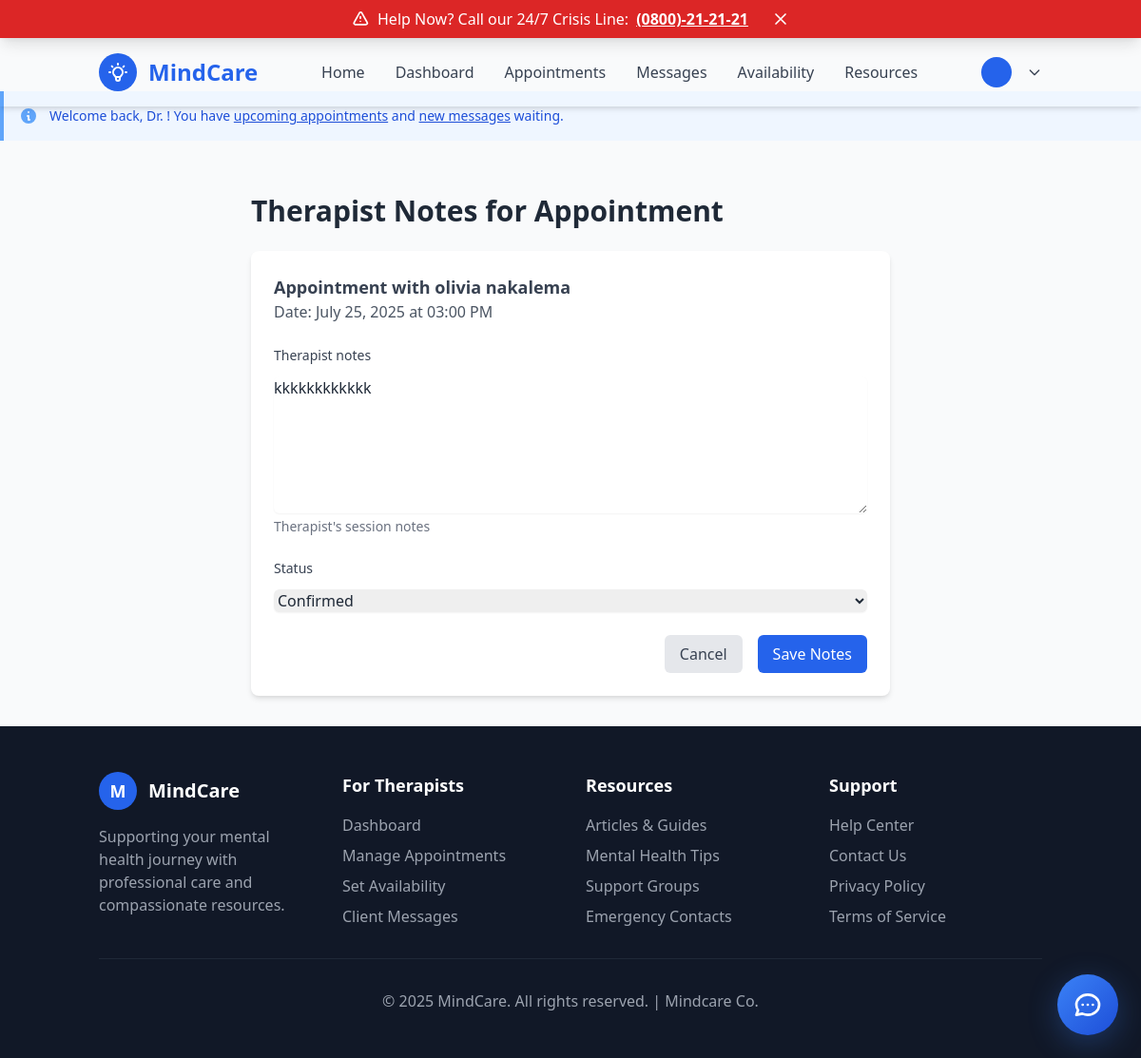
The app's page /appointments/2/notes/ (signed in) with its own data.
### appointments/models.py (models this page shows, shortened)
class Appointment(models.Model):
    STATUS_CHOICES = [
        ('pending', 'Pending'),
        ('confirmed', 'Confirmed'),
        ('cancelled', 'Cancelled'),
        ('completed', 'Completed'),
        ('no_show', 'No Show'),
    ]
    APPOINTMENT_TYPE_CHOICES = [
        ('consultation', 'Initial Consultation'),
        ('therapy', 'Therapy Session'),
        ('follow_up', 'Follow-up Session'),
        ('assessment', 'Assessment Session'),
        ('emergency', 'Emergency Session'),
    ]
    client = models.ForeignKey(
        User,
        on_delete=models.CASCADE,
        related_name='client_appointments',
        limit_choices_to={'role': 'client'}
    )
    therapist = models.ForeignKey(
        'therapists.TherapistProfile',
        on_delete=models.CASCADE,
        related_name='therapist_appointments'
    )
    appointment_date = models.DateTimeField()
    appointment_type = models.CharField(
        max_length=20,
        choices=APPOINTMENT_TYPE_CHOICES,
        default='consultation'
    )
    status = models.CharField(
        max_length=20,
        choices=STATUS_CHOICES,
        default='pending'
    )
    duration_minutes = models.PositiveIntegerField(default=60)
    notes = models.TextField(blank=True, help_text="Client's initial notes or concerns")
    therapist_notes = models.TextField(blank=True, help_text="Therapist's session notes")
    location = models.CharField(max_length=255, blank=True, help_text="Meeting location or platform")
    is_online = models.BooleanField(default=False)
    meeting_link = models.URLField(blank=True, help_text="Video call link for online sessions")
    created_at = models.DateTimeField(auto_now_add=True)
    updated_at = models.DateTimeField(auto_now=True)
    confirmed_at = models.DateTimeField(null=True, blank=True)
    cancelled_at = models.DateTimeField(null=True, blank=True)
    cancellation_reason = models.TextField(blank=True)
    cancelled_by = models.ForeignKey(
        User,
        on_delete=models.SET_NULL,
        null=True,
        blank=True,
        related_name='cancelled_appointments'
    )
    reminder_sent = models.BooleanField(default=False)
    reminder_sent_at = models.DateTimeField(null=True, blank=True)
    class Meta:
        ordering = ['-appointment_date']
        indexes = [
            models.Index(fields=['client', 'appointment_date']),
            models.Index(fields=['therapist', 'appointment_date']),
            models.Index(fields=['status', 'appointment_date']),
        ]

### accounts/models.py (models this page shows, shortened)
class User(AbstractUser):
    ROLE_CHOICES = [
        ('admin', 'Admin'),
        ('therapist', 'Therapist'),
        ('client', 'Client'),
    ]
    GENDER_CHOICES = [
        ('male', 'Male'),
        ('female', 'Female'),
    ]
    AGE_CATEGORY_CHOICES = [
        ('13-19', '13 to 19 years'),
        ('20-35', '20 to 35 years'),
        ('35+', 'Above 35 years'),
    ]
    phone_regex = RegexValidator(
        regex=r'^\d{10}$',
        message="Phone number must be exactly 10 digits."
    )
    groups = models.ManyToManyField(
        'auth.Group',
        verbose_name='groups',
        blank=True,
        help_text='The groups this user belongs to.',
        related_name='custom_user_set',
        related_query_name='custom_user',
    )
    user_permissions = models.ManyToManyField(
        'auth.Permission',
        verbose_name='user permissions',
        blank=True,
        help_text='Specific permissions for this user.',
        related_name='custom_user_set',
        related_query_name='custom_user',
    )
    user_id = models.CharField(max_length=10, unique=True, blank=True)
    role = models.CharField(max_length=20, choices=ROLE_CHOICES, default='client')
    phone = models.CharField(validators=[phone_regex], max_length=10, unique=True)
    gender = models.CharField(max_length=10, choices=GENDER_CHOICES)
    location = models.CharField(max_length=100)
    age_category = models.CharField(max_length=10, choices=AGE_CATEGORY_CHOICES, blank=True, null=True)
    profile_image = models.ImageField(upload_to='profile_images/', blank=True, null=True)
    is_verified = models.BooleanField(default=False)
    created_at = models.DateTimeField(auto_now_add=True)
    updated_at = models.DateTimeField(auto_now=True)

### appointments/views.py (the view)
# urls.py: path('<int:appointment_id>/notes/', views.therapist_notes, name='therapist_notes'),
@login_required
def therapist_notes(request, appointment_id):
    appointment = get_object_or_404(Appointment, id=appointment_id)
    if request.user.role != 'therapist':
        messages.error(request, 'Only therapists can add session notes.')
        return redirect('appointments:appointment_list')
    therapist_profile = get_object_or_404(TherapistProfile, user=request.user)
    if appointment.therapist != therapist_profile:
        messages.error(request, 'You can only add notes to your own appointments.')
        return redirect('appointments:appointment_list')
    if request.method == 'POST':
        form = TherapistNotesForm(request.POST, instance=appointment)
        if form.is_valid():
            form.save()
            messages.success(request, 'Session notes updated successfully.')
            return redirect('appointments:appointment_detail', appointment_id=appointment.id)
    else:
        form = TherapistNotesForm(instance=appointment)
    context = {
        'form': form,
        'appointment': appointment,
    }
    return render(request, 'appointments/therapist_notes.html', context)

### appointments/forms.py
class TherapistNotesForm(forms.ModelForm):
    class Meta:
        model = Appointment
        fields = ['therapist_notes', 'status']
        widgets = {
            'therapist_notes': forms.Textarea(
                attrs={
                    'rows': 6,
                    'class': 'mt-1 block w-full rounded-md border-gray-300 shadow-sm focus:border-blue-500 focus:ring-blue-500',
                    'placeholder': 'Session notes, observations, and recommendations...'
                }
            ),
            'status': forms.Select(
                attrs={
                    'class': 'mt-1 block w-full rounded-md border-gray-300 shadow-sm focus:border-blue-500 focus:ring-blue-500'
                }
            ),
        }
    def __init__(self, *args, **kwargs):
        super().__init__(*args, **kwargs)
        self.fields['status'].choices = [
            ('confirmed', 'Confirmed'),
            ('completed', 'Completed'),
            ('no_show', 'No Show'),
        ]

### templates/appointments/therapist_notes.html (shortened to what this page needs)
{% extends 'base.html' %}
{% block content %}
<div class="container mx-auto px-4 py-8">
    <div class="max-w-2xl mx-auto">
        <h1 class="text-3xl font-bold mb-6 text-gray-800">Therapist Notes for Appointment</h1>
        <div class="bg-white shadow-md rounded-lg p-6">
            <div class="mb-6">
                <h2 class="text-lg font-semibold text-gray-700">
                    Appointment with {{ appointment.client.get_full_name }}
                </h2>
                <p class="text-gray-600">
                    Date: {{ appointment.appointment_date|date:"F d, Y" }} at
                    {{ appointment.appointment_date|time:"h:i A" }}
                </p>
            </div>
            <form method="post" class="space-y-6">
                {% for field in form %}
                    <div class="flex flex-col">
                        <label for="{{ field.id_for_label }}" class="text-sm font-medium text-gray-700 mb-2">
                            {{ field.label }}
                        </label>
                        {{ field }}
                        {% if field.help_text %}
                            <p class="text-gray-500 text-sm mt-1">{{ field.help_text }}</p>
                        {% endif %}
                    </div>
                {% endfor %}
                <div class="flex justify-end space-x-4">
                    <a href="{% url 'appointments:appointment_detail' appointment.id %}"
                       class="px-4 py-2 bg-gray-200 text-gray-700 rounded-md hover:bg-gray-300">
                        Cancel
                    </a>
                    <button type="submit"
                            class="px-4 py-2 bg-blue-600 text-white rounded-md hover:bg-blue-700">
                        Save Notes
                    </button>
                </div>
            </form>
        </div>
    </div>
</div>
{% endblock %}

### records on screen
Appointment: client.get_full_name "olivia nakalema", appointment_date "July 25, 2025", appointment_date "03:00 PM", form "kkkkkkkkkkkk" "Confirmed"

### other values on screen
{{ field.label }} "Therapist notes" "Status"
{{ field.help_text }} "Therapist's session notes"
